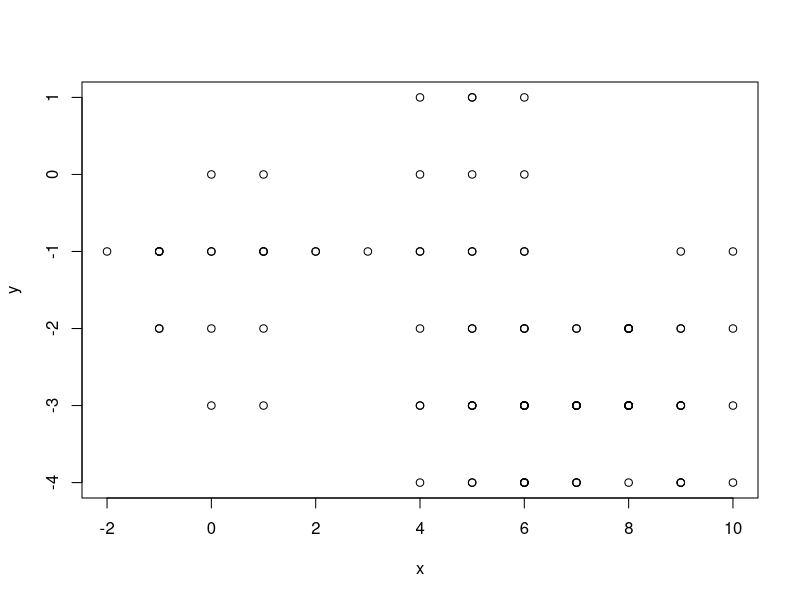

Write the R code that produced this figure.
#random walk in 2 dim.
# 100 steps?
# x=[0],y=[0] initial condition
x<-c(0)
y<-c(0)
for(i in c(1:100)){
  #random number in 0 to 1 , random uniform
  d<-runif(1)
  #rounding od numbers, s is 0 or 1
  s<-round(runif(1))
  #four cases in equal probability
  if(d<=0.5){
    x<- c(x, x[i]+(-1)^s)
    y<- c(y, y[i])
  }

  else{
    x<-c(x, x[i])
    y<-c(y, y[i]+(-1)^s)
  }
}
str(x)
str(y)
plot(x,y)

